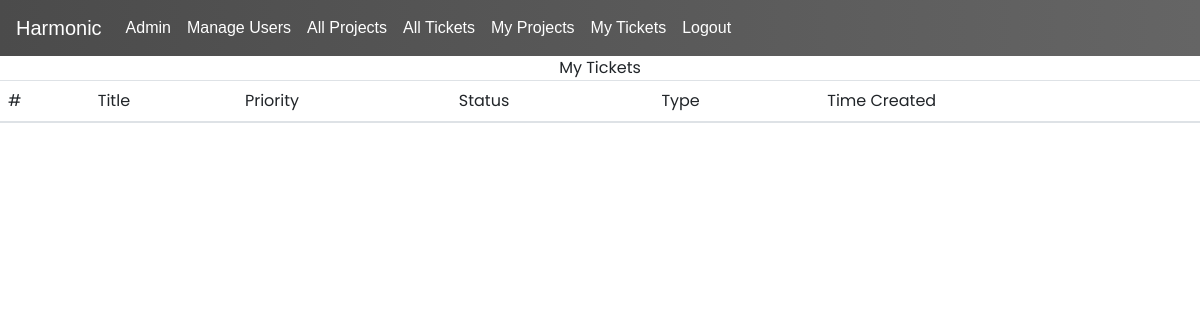
The page /my-tickets (signed in) on the database as committed earlier.
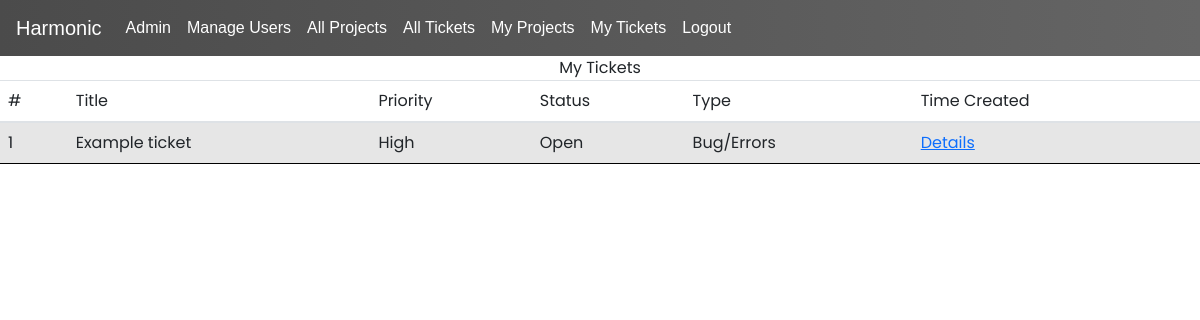
The same page on the database as committed later.
### trackersite/models.py (models this page shows)
class User(AbstractUser):
    class Role(models.TextChoices):
        DEV = "Developer", "Developer"
        MANG = "Manager", "Manager"
        ADMN = "Admin", "Admin"
    role = models.CharField(max_length=9, choices=Role.choices, default=Role.DEV)

class Ticket(models.Model):
    project = models.ForeignKey(Project, on_delete=models.CASCADE)
    title = models.CharField(max_length=30)
    submitter = models.ForeignKey(User, on_delete=models.CASCADE)
    desc = models.CharField(max_length=400)
    class Priority(models.TextChoices):
        LOW = "Low",
        MEDIUM = "Medium",
        HIGH = "High",
        URGENT = "Urgent",
    priority = models.CharField(max_length=6, choices=Priority.choices, default=Priority.LOW)
    class Status(models.TextChoices):
        NEW = "New",
        OPEN = "Open",
        RSLVD = "Resolved",
        PRGRS = "In Progress",
    status = models.CharField(max_length=11, choices=Status.choices, default=Status.NEW)
    timestamp = models.DateTimeField(auto_now=True)
    class Types(models.TextChoices):
        BUGS = "Bug/Errors",
        FEAT = "Features",
        COMM = "General Comments",
    type = models.CharField(max_length=16, choices=Types.choices, default=Types.BUGS)

### trackersite/views.py (the view)
# urls.py: path("my-tickets", views.tickets, name="my_tickets"),
@login_required
def tickets(request):
    myTickets = models.Ticket.objects.filter(submitter_id = request.user.id).order_by('timestamp')
    return render(request, 'trackersite/myTickets.html', {
        "tickets": myTickets
    })

### trackersite/templates/trackersite/myTickets.html
{% extends 'trackersite/layout.html' %}
{% block body %}
<div style="justify-content:center; display: flex;">My Tickets</div>
<div>
    <table class="table table-striped">
        <thead>
            <tr>
            <th scope="col">#</th>
            <th scope="col">Title</th>
            <th scope="col">Priority</th>
            <th scope="col">Status</th>
            <th scope="col">Type</th>
            <th scope="col">Time Created</th>
            </tr>
        </thead>
        <tbody>
            {% for ticket in tickets %}
            <tr>
                <th scope="row">{{ forloop.counter }}</th>
                <td>{{ticket.title}}</td>
                <td>{{ticket.priority}}</td>
                <td>{{ticket.status}}</td>
                <td>{{ticket.type}}</td>
                <td><a href="tickets/{{ticket.id}}">Details</a></td>
            </tr>
            {% endfor %}
</tbody>
    </table>
</div>
{% endblock %}

### trackersite/templates/trackersite/layout.html (shortened to what this page needs)
{% load static %}
<!DOCTYPE html>
<html lang="en">
    <head>
        <link rel="stylesheet" href="https://cdn.jsdelivr.net/npm/bootstrap@4.3.1/dist/css/bootstrap.min.css">
        <link href="https://cdn.jsdelivr.net/npm/bootstrap@5.1.3/dist/css/bootstrap.min.css" rel="stylesheet">
        <link rel="stylesheet" href="{% static 'trackersite/style.css' %}">
    </head>
    <body class="{% block body_class %}{% endblock %}">
        <nav class="navbar navbar-expand-lg navbar-light bg-light customNav">
          <a class="brand navbar-brand " style="color: #ffffff;" href="{% url 'index' %}">Harmonic</a>
          <div class="collapse navbar-collapse" id="sitetoggle">
            <ul class="navbar-nav mr-auto mt-2 mt-lg-0">
              <li class="nav-item active">
                <div class="nav-link brand" style="color: #ffffff;" id="user_role">{{user.role}}</div>
              </li>
              {% if user.role != 'Developer' %}
              <li class="nav-item">
                <a class="nav-link brand" style="color: #ffffff;" href="{% url 'manage_users' %}">Manage Users</a>
              </li>
              <li class="nav-item">
                <a class="nav-link brand" style="color: #ffffff;" href="#">All Projects</a>
              </li>
              <li class="nav-item">
                <a class="nav-link brand" style="color: #ffffff;" href="{% url 'new_ticket' %}">All Tickets</a>
              </li>
              {% endif %}
              <li class="nav-item">
                <a class="nav-link brand" style="color: #ffffff;" href="#">My Projects</a>
              </li>
              <li class="nav-item">
                <a class="nav-link brand" style="color: #ffffff;" href="{% url 'my_tickets' %}">My Tickets</a>
              </li>
              <li class="nav-item">
                <a class="nav-link brand" style="color: #ffffff;" href="{% url 'logout' %}">Logout</a>
              </li>
            </ul>
          </div>
        </nav>
        {% block body %}
        {% endblock %}
    </body>
</html>

### trackersite/static/trackersite/style.css (style rules this page uses)
* { margin: 0; padding: 0; box-sizing: border-box; font-family: 'Poppins', sans-serif }
body { background: #ffffff }
th { font-weight: normal; }
.brand { font-family: Impact, Haettenschweiler, 'Arial Narrow Bold', sans-serif; color: #ffffff; }
.customNav { background: rgb(75,75,75); background: -moz-linear-gradient(left, rgba(75,75,75,1) 0%, rgba(101,101,101,1) 100%); background: -webkit-linear-gradient(left, rgba(75,75,75,1) 0%,rgba(101,101,101,1) 100%); background: linear-gradient(to right, rgba(75,75,75,1) 0%,rgba(101,101,101,1) 100%); }
table { border-collapse: collapse; }
th { border-bottom-style: solid; }
table tbody tr { border-bottom: 1pt solid black; }

Rows that differ between the two databases and show on the page:
added Ticket: title "Example ticket", priority "High", status "Open", type "Bug/Errors"
